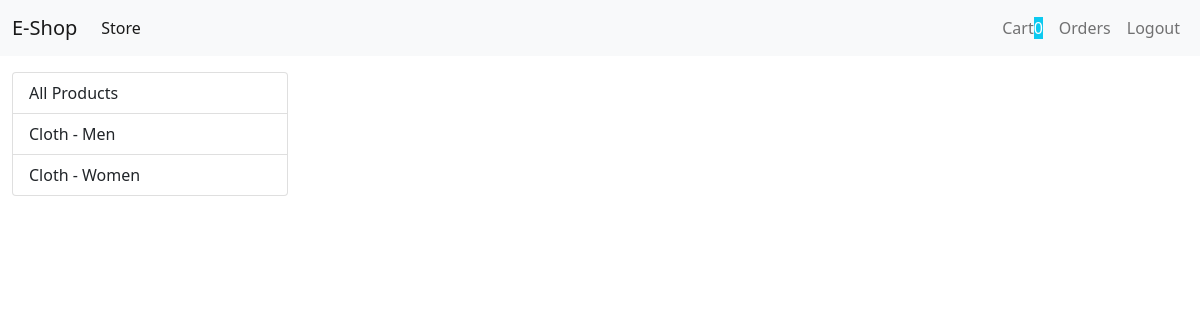
Page /?category=2 (signed in) on the earlier database version.
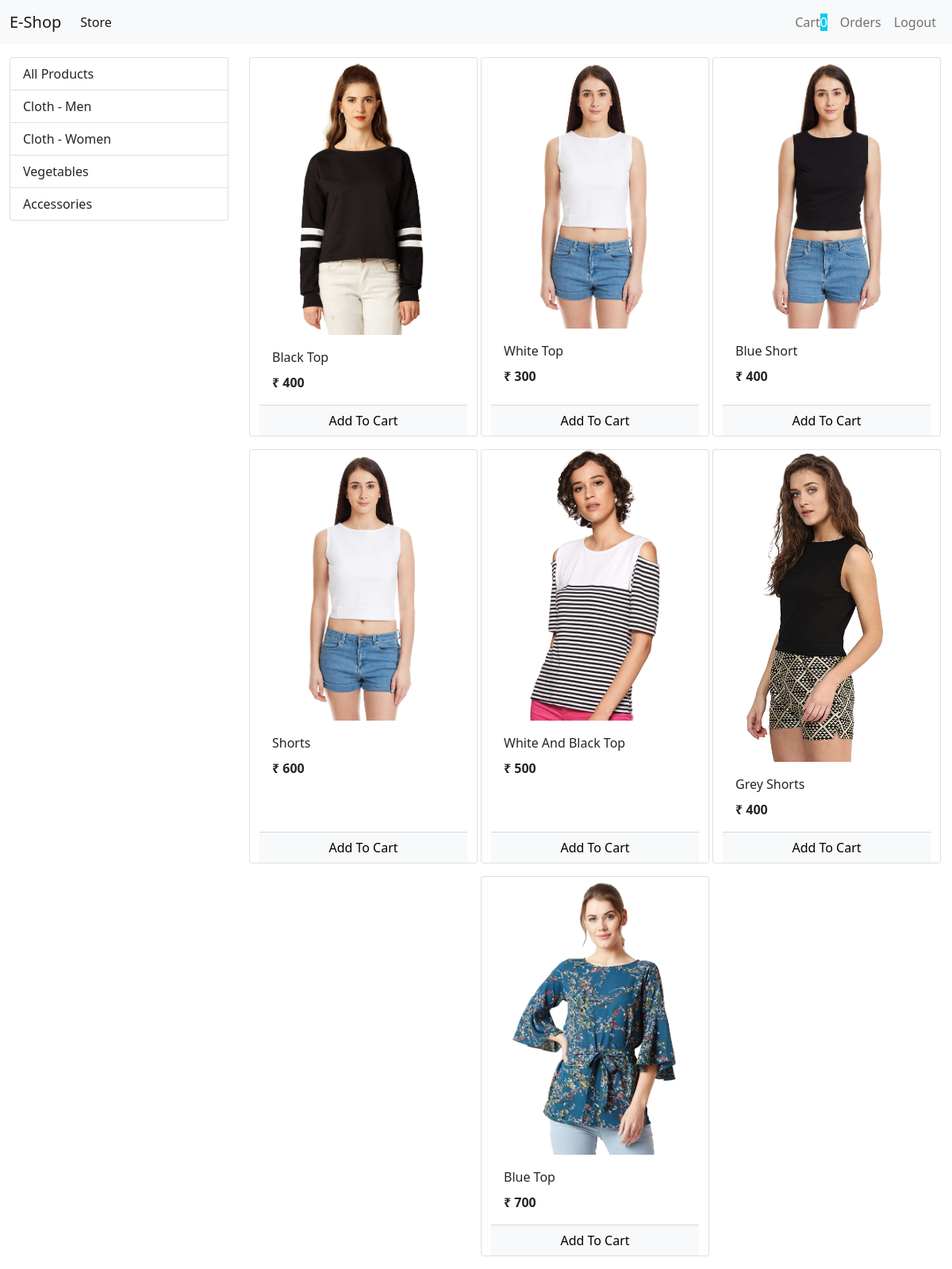
Same page on the later database version.
### store/models.py (models this page shows, shortened)
class Category(models.Model):
    name = models.CharField(max_length=50)

class Product(models.Model):
    name = models.CharField(max_length=50)
    price = models.IntegerField(default=0)
    description = models.CharField(max_length=50,default='',null=True,blank=True)
    image = models.ImageField(upload_to='uploads/products/')
    category = models.ForeignKey(Category,on_delete=models.CASCADE,default=1)

### store/views.py (the view, shortened to what this page needs)
# urls.py: path("", views.Index.as_view(), name="index"),
class Index(View):
    def get(self, request):
        cart = request.session.get('cart')
        if not cart:
            request.session['cart'] = {}
        products = Product.objects.all()
        category_list = Category.objects.all()
        category_id = request.GET.get('category')
        if category_id:
            products = Product.objects.filter(category=category_id)
        return render(request, 'store/index.html', {"products": products, "category_list": category_list})

### store/templatetags/cart.py (called while the page is built)
@register.filter(name='is_in_cart')
def is_in_cart(product, cart):
    keys = cart.keys()
    for id in keys:
        if int(id) == product.id:
            return True
    return False

@register.filter(name='currency')
def currency(number):
    return "₹ " + str(number)

### store/templates/store/index.html (shortened to what this page needs)
{% extends 'store/base.html' %}
{% load cart %}
{% block content %}
    <div class="container-fluid mt-3">
      <div class="row">
          <div class="col-lg-3 mx-auto">
          <div class="list-group">
               <a href="/" class="list-group-item list-group-item-action">All Products</a>
            {% for category in category_list %}
              <a href="?category={{category.id}}" class="list-group-item list-group-item-action">{{category.name}}</a>
             {% endfor %}
          </div>
          </div>
          <div id="products" class="col-lg-9 mx-auto">
                 <div class="row mx-auto">
                    {% for product in products %}
                    <div class="card mx-auto mb-3"  id={{product.id}} style="width: 18rem;">
                        <img src="{{product.image.url}}" class="card-img-top" alt="...">
                            <div class="card-body">
                                <p class="card-title">{{product.name|title}}</p>
                                <p class="card-text"><b>{{product.price|currency}}</b></p>
                            </div>
                       <div class="card-footer p-0 no-gutters">
                    {% if product|is_in_cart:request.session.cart %}
                        <div class="row no-gutters">
                            <form action="/#{{product.id}}" class="col-2 " method="post">
                                {% csrf_token %}
                                <input hidden type="text" name='product' value='{{product.id}}'>
                                <input hidden type="text" name='remove' value='True'>
                                <input type="submit" value=" - " class="btn btn-block btn-light border-right">
                            </form>
                                <div class="text-center col">{{product|cart_quantity:request.session.cart}} in Cart</div>
                                <form action="/#{{product.id}}" class="col-2 " method="post">
                                  {% csrf_token %}
                                  <input hidden type="text" name='product' value='{{product.id}}'>
                                  <input type="submit" value=" + " class="btn btn-block btn-light border-left">
                                </form>
                        </div>
                    {% else %}
                      <form action="/#{{product.id}}" method="POST" class="btn-block">
                          <input type="submit" class="float-right btn btn-light  form-control"
                            value="Add To Cart">
                      </form>
                    {% endif %}
                  </div>
                    </div>
                    {% endfor %}
                 </div>
          </div>
      </div>
    </div>
  {% endblock  %}

Differences in the rows shown:
added Category: name "Vegetables"
added Category: name "Accessories"
added Product: image (picture), name "Black Top", price "₹ 400"
added Product: image (picture), name "White Top", price "₹ 300"
added Product: image (picture), name "Blue Short", price "₹ 400"
added Product: image (picture), name "Shorts", price "₹ 600"
added Product: image (picture), name "White And Black Top", price "₹ 500"
added Product: image (picture), name "Grey Shorts", price "₹ 400"
added Product: image (picture), name "Blue Top", price "₹ 700"
